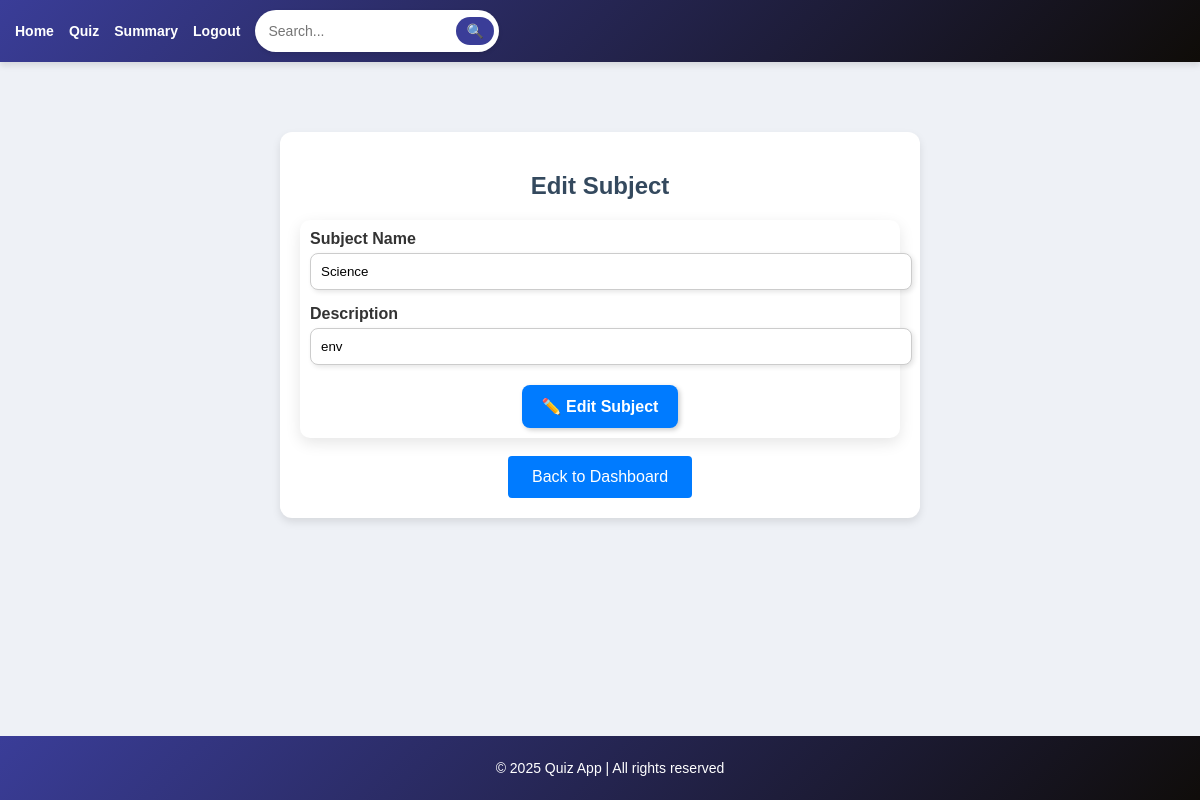
Page /edit_subject/1 (signed in) on the earlier database version.
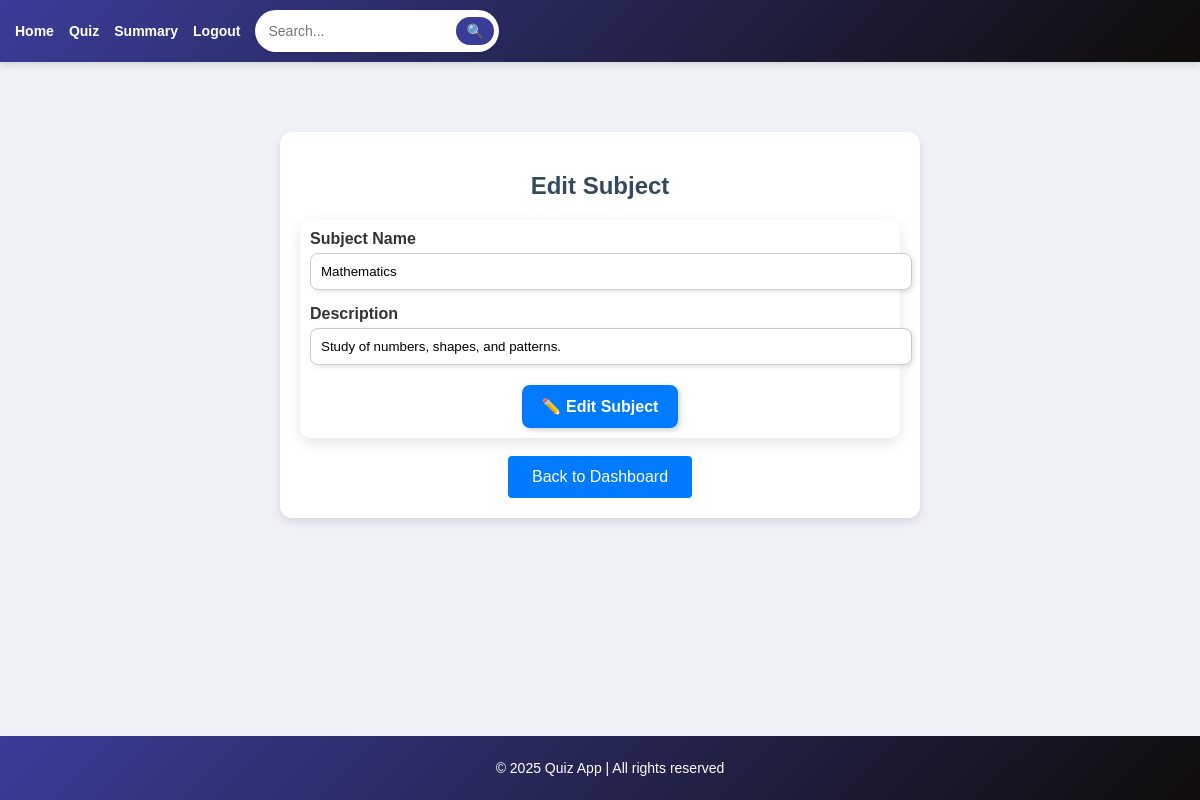
Same page on the later database version.
### models.py (models this page shows)
class Subject(db.Model):
    __tablename__ = 'subjects'
    id = db.Column(db.Integer, primary_key=True)
    subject_name = db.Column(db.String(80), unique=True, nullable=False)
    description = db.Column(db.String(255), nullable=True)
    chapters = db.relationship('Chapter', backref='subject', cascade="all, delete-orphan", lazy=True)

### app.py (the view)
@app.route('/edit_subject/<int:subject_id>', methods=['GET', 'POST'])
@admin_required
def edit_subject(subject_id):
    subject = Subject.query.get(subject_id)
    if request.method == 'POST':
        subject.subject_name = request.form['subject_name']
        subject.description = request.form['subject_description']
        db.session.commit()
        flash("Subject updated successfully!", "success")
        return redirect(url_for('admin_dashboard'))
    return render_template('edit_subject.html', subject=subject)

### app.py (called while the page is built)
def admin_required(f):
    @wraps(f)
    def decorated_function(*args, **kwargs):
        if "user_id" not in session or session.get('user_role') != 'admin':
            flash("Unauthorized access!", "danger")
            return redirect(url_for("login"))
        return f(*args, **kwargs)
    return decorated_function

### templates/edit_subject.html (shortened to what this page needs)
{% extends 'base.html' %}
{% block content %}
<div style="max-width: 600px; margin: 50px auto; background: #ffffff; padding: 20px; border-radius: 12px;
            box-shadow: 0 4px 8px rgba(0, 0, 0, 0.1); text-align: center;">
    <h2 style="color: #34495e; font-weight: bold;">Edit Subject</h2>
    <form method="POST">
        <div style="margin-bottom: 15px; text-align: left;">
            <label style="font-weight: bold; display: block; margin-bottom: 5px;">Subject Name</label>
            <input type="text" name="subject_name" value="{{ subject.subject_name }}" required
                   style="width: 100%; padding: 10px; border: 1px solid #ccc; border-radius: 8px;
                          box-shadow: 2px 2px 5px rgba(0, 0, 0, 0.1);">
        </div>
        <div style="margin-bottom: 15px; text-align: left;">
            <label style="font-weight: bold; display: block; margin-bottom: 5px;">Description</label>
            <input type="text" name="subject_description" value="{{ subject.description }}"
                   style="width: 100%; padding: 10px; border: 1px solid #ccc; border-radius: 8px;
                          box-shadow: 2px 2px 5px rgba(0, 0, 0, 0.1);">
        </div>
        <div style="margin-top: 20px;">
            <button type="submit"
                    style="background: #007bff; color: white; border: none; padding: 12px 20px; border-radius: 8px;
                           cursor: pointer; box-shadow: 2px 2px 5px rgba(0, 0, 0, 0.2); font-size: 16px;">
                ✏️ Edit Subject
            </button>
        </div>
    </form>
    <br>
    <div class="text-center">
        <a href="{{ url_for('admin_dashboard') }}" class="btn btn-primary">Back to Dashboard</a>
    </div>
</div>
{% endblock %}

Differences in the rows shown:
changed Subject: subject_name "Science" → "Mathematics"; subject_description "env" → "Study of numbers, shapes, and patterns."
